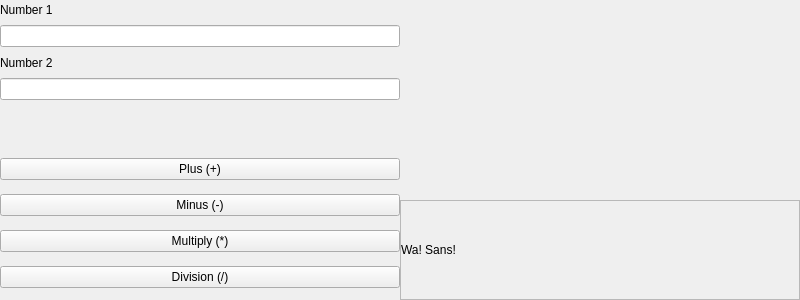
<?xml version="1.0" encoding="UTF-8"?>
<ui version="4.0">
    <class>MainMenu</class>
    <widget class="QWidget" name="MainMenu">
        <property name="geometry">
            <rect>
                <x>0</x>
                <y>0</y>
                <width>800</width>
                <height>300</height>
            </rect>
        </property>
        <property name="windowTitle">
            <string>MainMenu</string>
        </property>
        <widget class="QWidget" name="layoutRightContainer">
            <property name="geometry">
                <rect>
                    <x>400</x>
                    <y>0</y>
                    <width>400</width>
                    <height>300</height>
                </rect>
            </property>
            <widget class="QWidget" name="layoutRightImageContainer">
                <property name="geometry">
                    <rect>
                        <x>0</x>
                        <y>0</y>
                        <width>400</width>
                        <height>200</height>
                    </rect>
                </property>
                <layout class="QVBoxLayout" name="layoutRightImage">
                    <item>
                        <widget class="QLabel" name="labelImage">
                        </widget>
                    </item>
                </layout>
            </widget>
            <widget class="QWidget" name="layoutRightResultContainer">
                <property name="geometry">
                    <rect>
                        <x>0</x>
                        <y>200</y>
                        <width>400</width>
                        <height>100</height>
                    </rect>
                </property>
                <layout class="QVBoxLayout" name="layoutRightResult">
                    <item>
                        <widget class="QScrollArea" name="scrollArea">
                            <property name="widgetResizable">
                                <bool>true</bool>
                            </property>
                            <widget class="QLabel" name="labelResult">
                                <property name="text">
                                    <string>Wa! Sans!</string>
                                </property>
                            </widget>
                        </widget>
                    </item>
                </layout>
            </widget>
        </widget>
        <widget class="QWidget" name="layoutLeftContainer">
            <property name="geometry">
                <rect>
                    <x>0</x>
                    <y>0</y>
                    <width>400</width>
                    <height>300</height>
                </rect>
            </property>
            <widget class="QWidget" name="layoutLeftInputContainer">
                <property name="geometry">
                    <rect>
                        <x>0</x>
                        <y>0</y>
                        <width>400</width>
                        <height>100</height>
                    </rect>
                </property>
                <layout class="QVBoxLayout" name="layoutLeftInput">
                    <item>
                        <widget class="QLabel" name="labelNum1">
                            <property name="text">
                                <string>Number 1</string>
                            </property>
                        </widget>
                    </item>
                    <item>
                        <widget class="QLineEdit" name="inputNum1"/>
                    </item>
                    <item>
                        <widget class="QLabel" name="labelNum2">
                            <property name="text">
                                <string>Number 2</string>
                            </property>
                        </widget>
                    </item>
                    <item>
                        <widget class="QLineEdit" name="inputNum2"/>
                    </item>
                </layout>
            </widget>
            <widget class="QWidget" name="layoutLeftBtnContainer">
                <property name="geometry">
                    <rect>
                        <x>0</x>
                        <y>150</y>
                        <width>400</width>
                        <height>150</height>
                    </rect>
                </property>
                <layout class="QVBoxLayout" name="layoutLeftBtn">
                    <item>
                        <widget class="QPushButton" name="btnPlus">
                            <property name="text">
                                <string>Plus (+)</string>
                            </property>
                        </widget>
                    </item>
                    <item>
                        <widget class="QPushButton" name="btnMinus">
                            <property name="text">
                                <string>Minus (-)</string>
                            </property>
                        </widget>
                    </item>
                    <item>
                        <widget class="QPushButton" name="btnMultiply">
                            <property name="text">
                                <string>Multiply (*)</string>
                            </property>
                        </widget>
                    </item>
                    <item>
                        <widget class="QPushButton" name="btnDivision">
                            <property name="text">
                                <string>Division (/)</string>
                            </property>
                        </widget>
                    </item>
                </layout>
            </widget>
        </widget>
    </widget>
    <resources/>
    <connections/>
</ui>
